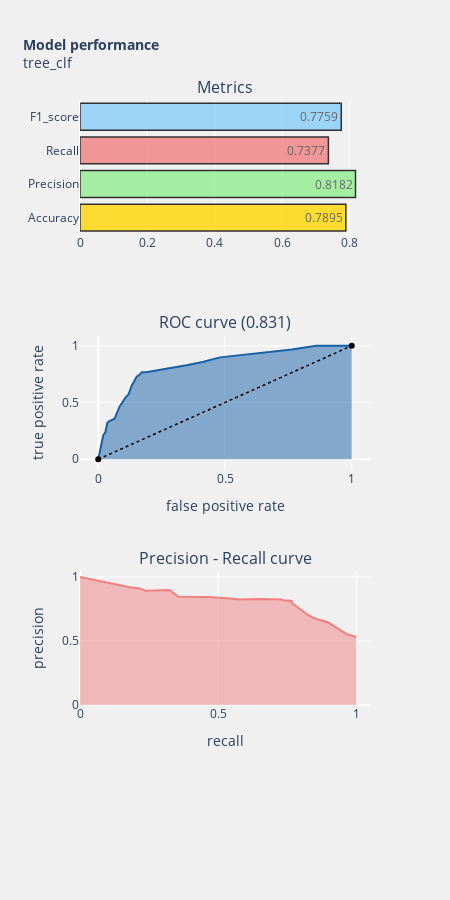

The notebook cell saved with this chart:
### Code cell
y_pred = tree_clf.predict(test)
y_score = tree_clf.predict_proba(test)[:,1]

model_performance_plot('tree_clf')

### Figure 1 — Plotly figure (JSON) as saved in the notebook; plotly's stock layout.template omitted (floating-point values rounded to 4 significant figures)
{"data": [{"marker": {"color": ["gold", "lightgreen", "lightcoral", "lightskyblue"], "line": {"color": "#000000", "width": 1.5}}, "opacity": 0.8, "orientation": "h", "text": [0.7895, 0.8182, 0.7377, 0.7759], "textposition": "auto", "type": "bar", "x": [0.7895, 0.8182, 0.7377, 0.7759], "xaxis": "x", "y": ["Accuracy", "Precision", "Recall", "F1_score"], "yaxis": "y"}, {"fill": "tozeroy", "line": {"color": "rgb(22, 96, 167)", "width": 2}, "name": "Roc : ", "type": "scatter", "x": [0, 0.016, 0.02, 0.028, 0.036, 0.044, 0.064, 0.084, 0.108, 0.12, 0.132, 0.152, 0.16, 0.172, 0.188, 0.348, 0.376, 0.408, 0.412, 0.48, 0.764, 0.86, 1], "xaxis": "x2", "y": [0, 0.1844, 0.2131, 0.2377, 0.3238, 0.3361, 0.3566, 0.4631, 0.5451, 0.5738, 0.6475, 0.7295, 0.7377, 0.7664, 0.7664, 0.8279, 0.8402, 0.8566, 0.8566, 0.8975, 0.9672, 1, 1], "yaxis": "y2"}, {"line": {"color": "black", "dash": "dot", "width": 1.5}, "type": "scatter", "x": [0, 1], "xaxis": "x2", "y": [0, 1], "yaxis": "y2"}, {"fill": "tozeroy", "line": {"color": "lightcoral", "width": 2}, "name": "Precision[0.53159041 0.55269321 0.6460177  0.66987179 0.67202572 0.68561873\n 0.69896194 0.7991453  0.81304348 0.81818182 0.82407407 0.82722513\n 0.82352941 0.83125    0.84328358 0.84466019 0.88172043 0.89772727\n 0.89230769 0.9122807  0.91836735 1.        ]", "type": "scatter", "x": [1, 0.9672, 0.8975, 0.8566, 0.8566, 0.8402, 0.8279, 0.7664, 0.7664, 0.7377, 0.7295, 0.6475, 0.5738, 0.5451, 0.4631, 0.3566, 0.3361, 0.3238, 0.2377, 0.2131, 0.1844, 0], "xaxis": "x3", "y": [0.5316, 0.5527, 0.646, 0.6699, 0.672, 0.6856, 0.699, 0.7991, 0.813, 0.8182, 0.8241, 0.8272, 0.8235, 0.8313, 0.8433, 0.8447, 0.8817, 0.8977, 0.8923, 0.9123, 0.9184, 1], "yaxis": "y3"}], "layout": {"annotations": [{"font": {"size": 16}, "showarrow": false, "text": "Metrics", "x": 0.5, "xanchor": "center", "xref": "paper", "y": 1, "yanchor": "bottom", "yref": "paper"}, {"font": {"size": 16}, "showarrow": false, "text": "ROC curve (0.831)", "x": 0.5, "xanchor": "center", "xref": "paper", "y": 0.6111, "yanchor": "bottom", "yref": "paper"}, {"font": {"size": 16}, "showarrow": false, "text": "Precision - Recall curve", "x": 0.5, "xanchor": "center", "xref": "paper", "y": 0.2222, "yanchor": "bottom", "yref": "paper"}], "autosize": false, "height": 900, "margin": {"b": 195}, "paper_bgcolor": "rgba(240,240,240, 0.95)", "plot_bgcolor": "rgba(240,240,240, 0.95)", "showlegend": false, "title": {"font": {"size": 14}, "text": "<b>Model performance</b><br>tree_clf"}, "width": 450, "xaxis": {"anchor": "y", "domain": [0, 1]}, "xaxis2": {"anchor": "y2", "domain": [0, 1], "title": {"text": "false positive rate"}}, "xaxis3": {"anchor": "y3", "domain": [0, 1], "range": [0, 1.05], "title": {"text": "recall"}}, "yaxis": {"anchor": "x", "domain": [0.7778, 1]}, "yaxis2": {"anchor": "x2", "domain": [0.3889, 0.6111], "title": {"text": "true positive rate"}}, "yaxis3": {"anchor": "x3", "domain": [0, 0.2222], "range": [0, 1.05], "title": {"text": "precision"}}}}
